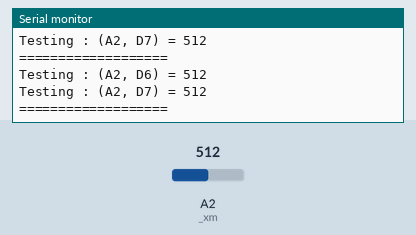
A sketch run on a simulated Arduino Uno, built with avr-gcc and run on an emulated ATmega328P. Parts: the last lines printed to the serial monitor. Inputs (shaded band) come from the test bench; at power-on: A2 (_xm) = 512.

Above: at 1.2 s.
1.3 s: A2 (_xm) set to 716
At 2.5 s:
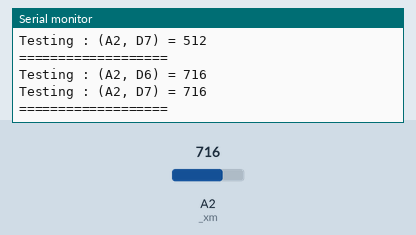
2.8 s: A2 (_xm) set to 900
At 3.7 s:
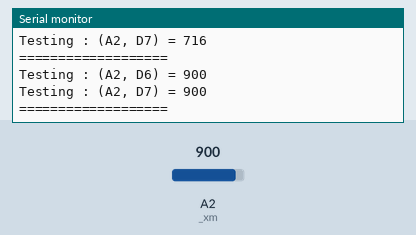
Timing chart, 0 to 5.8 s (numbered marks = the images above; inputs shaded):
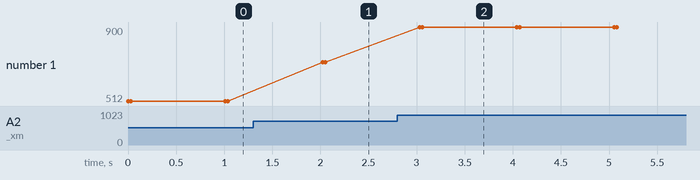

Measured:
- after the input at 1.3 s, the serial monitor: prints a new line after 0.72 s (image 1)
- after the input at 2.8 s, the serial monitor: prints a new line after 0.23 s (image 2)
- plotted number 1: 512 → 716 after the input at 1.3 s, 716 → 900 after the input at 2.8 s

The sketch:

test_otuch.ino
```cpp
 int i, j,x,y,  value, Apins[2], Dpins[2], Values[2], found = 0;
#define _xp 7
#define _xm A2
#define _yp A2
#define _ym 6
void showpins(int A, int D, int value, const char *msg)
{
    Serial.print(msg);
    Serial.print(" (A" + String(A - A0) + ", D" + String(D) + ") = ");
    Serial.println(value);
}
int getY(){
  pinMode(_xp, INPUT);
  pinMode(_xm, INPUT);
  digitalWrite(_xp, LOW);
  digitalWrite(_xm, LOW);

  pinMode(_yp, OUTPUT);
  digitalWrite(_yp, HIGH);
  pinMode(_ym, OUTPUT);
  digitalWrite(_ym, LOW);

  return (1023 - analogRead(_xm));
  }
int  getX(){
  pinMode(_yp, INPUT);
  pinMode(_ym, INPUT);
  digitalWrite(_yp, LOW);
  digitalWrite(_ym, LOW);

  pinMode(_xp, OUTPUT);
  digitalWrite(_xp, HIGH);
  pinMode(_xm, OUTPUT);
  digitalWrite(_xm, LOW);

  return (1023 - analogRead(_yp));
  }

void getPoint(){
   for (i = A0; i < A5; i++) pinMode(i, INPUT_PULLUP);
    for (i = 2; i < 10; i++) pinMode(i, INPUT_PULLUP);
    for (i = A0; i < A4; i++) {
        for (j = 5; j < 10; j++) {
            pinMode(j, OUTPUT);
            digitalWrite(j, LOW);
            value = analogRead(i);   // ignore first reading
            value = analogRead(i);
            if (value < 100) {
                showpins(i, j, value, "Testing :");
                if (found < 2) {
                    Apins[found] = i;
                    Dpins[found] = j;
                    Values[found] = value;
                    found++;
                }
            }
            pinMode(j, INPUT_PULLUP);
        }
    }
    if (found == 2) {
        Serial.println("Diagnosing as:-");
        for (i = 0; i < 2; i++) {
            showpins(Apins[i], Dpins[i], Values[i], (Values[i] < Values[!i]) ? "XM,XP: " : "YP,YM: ");
        }
    }
  }
// A2 -> tro ->  D6 cham vao tang tro
// A2 ->
void test(){
   pinMode(A2, INPUT);
   for (i = 6; i < 8; i++) pinMode(i, INPUT);
   for (i = A2; i < A3; i++) {

        for (j = 6; j < 8; j++) {
            pinMode(j, OUTPUT);
            digitalWrite(j, HIGH);
            value = analogRead(i);   // ignore first reading
            value = analogRead(i);

                showpins(i, j, value, "Testing :");

            pinMode(j, INPUT);
        }

        Serial.println();

    }

  }

void setup()
{

    Serial.begin(9600);


}

void loop()

{


    test();
    Serial.println("===================");
    delay(1000);

}
```
